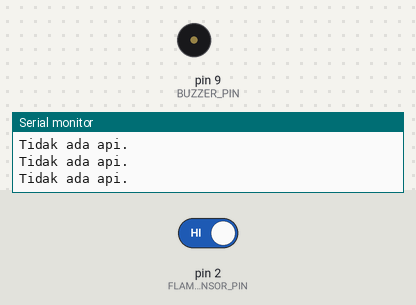
This sketch was run on a simulated Arduino Uno, built with avr-gcc and run on an emulated ATmega328P. Parts: buzzer (waves = sounding, pin HIGH), the last lines printed to the serial monitor. Inputs (shaded band) come from the test bench; at power-on: pin 2 (FLAME_SENSOR_PIN) HIGH.

Above: at 1.2 s.
1.3 s: pin 2 (FLAME_SENSOR_PIN) driven LOW
At 1.7 s:
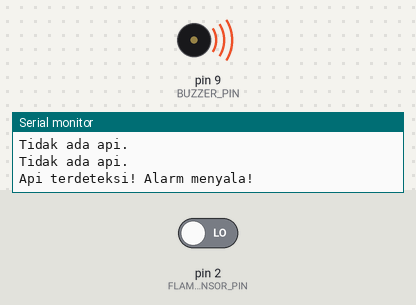
4.3 s: pin 2 (FLAME_SENSOR_PIN) driven HIGH
At 5.3 s:
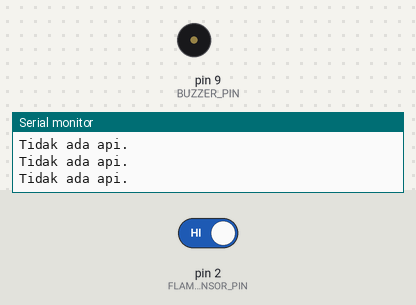
Timing chart, 0 to 7.3 s (numbered marks = the images above; inputs shaded):
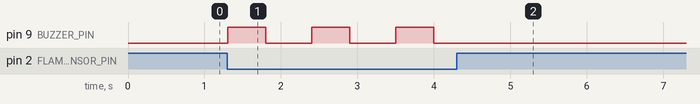

Measured:
- after the input at 1.3 s, pin 9 (BUZZER_PIN): alternates HIGH for 0.50 s and LOW for 0.60 s, starting at once
- after the input at 4.3 s, pin 9 (BUZZER_PIN): stops changing and stays LOW

The sketch:

simpleFireAlarm.ino
```cpp
#define FLAME_SENSOR_PIN 2  // Pin digital untuk sensor api
#define BUZZER_PIN 9        // Pin untuk buzzer

void setup() {
    pinMode(FLAME_SENSOR_PIN, INPUT);
    pinMode(BUZZER_PIN, OUTPUT);
    Serial.begin(9600);
}

void loop() {
    int flame_detected = digitalRead(FLAME_SENSOR_PIN);

    if (flame_detected == LOW) { // LOW berarti ada api
        Serial.println("Api terdeteksi! Alarm menyala!");
        digitalWrite(BUZZER_PIN, HIGH); // Nyalakan buzzer
        delay(500); // Buzzer berbunyi 0.5 detik
        digitalWrite(BUZZER_PIN, LOW);
        delay(500); // Jeda 0.5 detik
    } else {
        Serial.println("Tidak ada api.");
        digitalWrite(BUZZER_PIN, LOW); // Matikan buzzer
    }

    delay(100);
}
```
